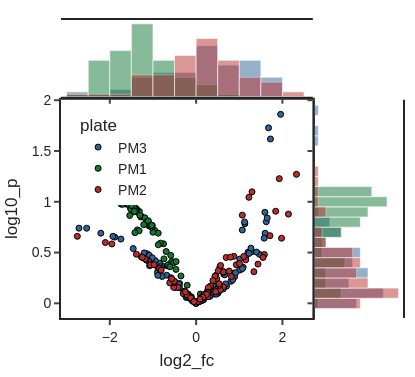
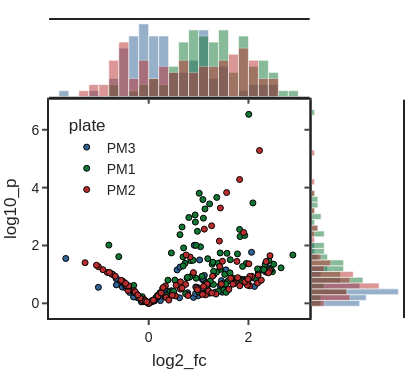

The cell these charts' notebook holds for them, in order:
### Code cell
fig1 = px.scatter(
    growth_pval.filter(
        pl.col("log2_fc")>-3,
        pl.col("condition")=="dark",
        pl.col("model")=="gompertz",
    ),
    x="log2_fc",
    y="log10_p",
    color="plate",
    hover_data="well",
    # facet_col="condition",
    marginal_y="histogram",
    marginal_x="histogram"
)
fig1.update_layout({
    "height": 100 * (600 / 158.75),
    "width": 110 * (600 / 158.75),
    "legend": {"x": 0.05, "y":0.7}
})


fig2 = px.scatter(
    growth_pval.filter(
        pl.col("log2_fc")>-3,
        pl.col("condition")=="light",
        pl.col("model")=="gompertz",
    ),
    x="log2_fc",
    y="log10_p",
    color="plate",
    hover_data="well",
    # facet_col="condition",
    marginal_y="histogram",
    marginal_x="histogram"
)
fig2.update_layout({
    "height": 100 * (600 / 158.75),
    "width": 110 * (600 / 158.75),
    "legend": {"x": 0.05, "y":0.7}
})

fig1.show()
fig1.write_html("figures/1_volcano_biologs_dark_gompertz.html")
fig1.write_image("figures/1_volcano_biologs_dark_gompertz.png")
fig1.write_image("figures/1_volcano_biologs_dark_gompertz.svg")
fig2.show()
fig2.write_html("figures/1_volcano_biologs_light_gompertz.html")
fig2.write_image("figures/1_volcano_biologs_light_gompertz.png")
fig2.write_image("figures/1_volcano_biologs_light_gompertz.svg")
